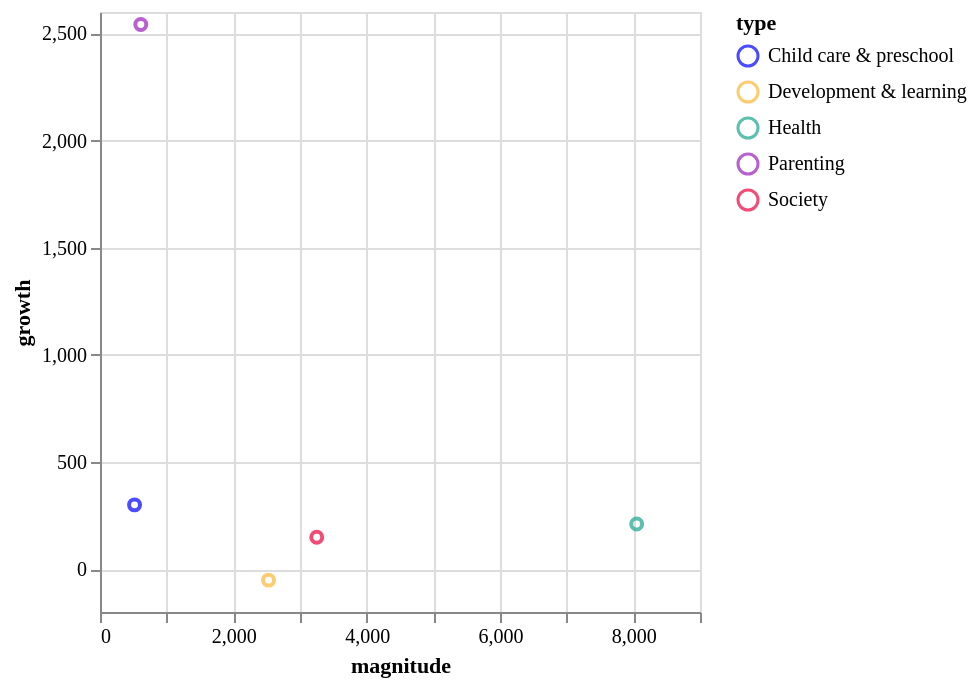

Write notebook code for a chart like this one.
### Markdown cell above
Designating Dev and learning as stabilising as the magnitue is in fact quite large relatively speaking

### Code cell
fig = trends_chart(
    ukri_application_trends
    .query("type != 'Biosciences'")
)
fig

### Figure 1 — Vega-Lite specification as saved in the notebook (floating-point values rounded to 4 significant figures)
{"config": {"title": {"font": "Averta", "anchor": "start"}, "subtitle": {"font": "Averta"}, "axis": {"labelFont": "Averta", "titleFont": "Averta"}, "header": {"labelFont": "Averta", "titleFont": "Averta"}, "legend": {"labelFont": "Averta", "titleFont": "Averta"}, "range": {"category": ["#0000FF", "#FDB633", "#18A48C", "#9A1BBE", "#EB003B", "#FF6E47", "#646363", "#0F294A", "#97D9E3", "#A59BEE", "#F6A4B7", "#D2C9C0", "#FFFFFF", "#000000"], "ordinal": {"scheme": ["#0000FF", "#FDB633", "#18A48C", "#9A1BBE", "#EB003B", "#FF6E47", "#646363", "#0F294A", "#97D9E3", "#A59BEE", "#F6A4B7", "#D2C9C0", "#FFFFFF", "#000000"]}}}, "data": {"name": "data-d1f718a9fa891006b27d716c0d8b1d71"}, "mark": {"type": "point"}, "encoding": {"color": {"field": "type", "type": "nominal"}, "tooltip": [{"field": "type", "type": "nominal"}, {"field": "magnitude", "type": "quantitative"}, {"field": "growth", "type": "quantitative"}], "x": {"field": "magnitude", "type": "quantitative"}, "y": {"field": "growth", "type": "quantitative"}}, "$schema": "https://vega.github.io/schema/vega-lite/v5.17.0.json", "datasets": {"data-d1f718a9fa891006b27d716c0d8b1d71": [{"type": "Child care & preschool", "amount": 2590.0, "amount_prop": 0.044, "counts": 8, "counts_prop": 0.076, "magnitude": 518.0, "growth": 300.0}, {"type": "Development & learning", "amount": 12640.0, "amount_prop": 0.215, "counts": 31, "counts_prop": 0.295, "magnitude": 2528.0, "growth": -51.26}, {"type": "Health", "amount": 40250.0, "amount_prop": 0.684, "counts": 64, "counts_prop": 0.61, "magnitude": 8050.0, "growth": 210.8}, {"type": "Parenting", "amount": 3059.0, "amount_prop": 0.052, "counts": 9, "counts_prop": 0.086, "magnitude": 611.9, "growth": 2541.0}, {"type": "Society", "amount": 16260.0, "amount_prop": 0.276, "counts": 21, "counts_prop": 0.2, "magnitude": 3251.0, "growth": 148.7}]}}
